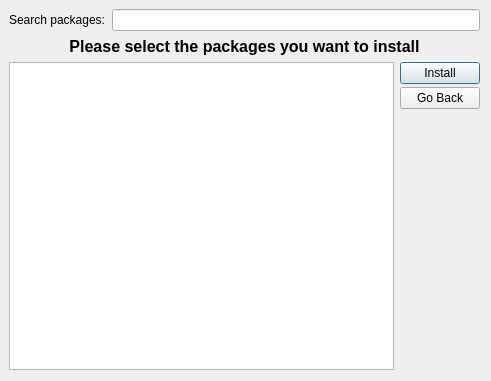
<?xml version="1.0" encoding="UTF-8"?>
<ui version="4.0">
 <class>InstallDialog</class>
 <widget class="QDialog" name="InstallDialog">
  <property name="geometry">
   <rect>
    <x>0</x>
    <y>0</y>
    <width>491</width>
    <height>381</height>
   </rect>
  </property>
  <property name="minimumSize">
   <size>
    <width>491</width>
    <height>381</height>
   </size>
  </property>
  <property name="maximumSize">
   <size>
    <width>491</width>
    <height>381</height>
   </size>
  </property>
  <property name="windowTitle">
   <string>Install Packages</string>
  </property>
  <widget class="QWidget" name="layoutWidget">
   <property name="geometry">
    <rect>
     <x>9</x>
     <y>9</y>
     <width>471</width>
     <height>361</height>
    </rect>
   </property>
   <layout class="QVBoxLayout" name="verticalLayout_3">
    <item>
     <layout class="QHBoxLayout" name="horizontalLayout_3">
      <item>
       <widget class="QLabel" name="label_3">
        <property name="text">
         <string>Search packages:</string>
        </property>
       </widget>
      </item>
      <item>
       <widget class="QLineEdit" name="packageInput"/>
      </item>
     </layout>
    </item>
    <item>
     <widget class="QLabel" name="label_4">
      <property name="sizePolicy">
       <sizepolicy hsizetype="Preferred" vsizetype="Fixed">
        <horstretch>0</horstretch>
        <verstretch>0</verstretch>
       </sizepolicy>
      </property>
      <property name="font">
       <font>
        <family>MS Shell Dlg 2</family>
        <pointsize>12</pointsize>
        <weight>75</weight>
        <bold>true</bold>
       </font>
      </property>
      <property name="text">
       <string>Please select the packages you want to install</string>
      </property>
      <property name="alignment">
       <set>Qt::AlignCenter</set>
      </property>
     </widget>
    </item>
    <item>
     <layout class="QHBoxLayout" name="horizontalLayout_5">
      <item>
       <widget class="QListWidget" name="listWidget">
        <property name="minimumSize">
         <size>
          <width>334</width>
          <height>267</height>
         </size>
        </property>
        <property name="selectionMode">
         <enum>QAbstractItemView::MultiSelection</enum>
        </property>
       </widget>
      </item>
      <item>
       <layout class="QVBoxLayout" name="verticalLayout_5">
        <property name="spacing">
         <number>3</number>
        </property>
        <property name="leftMargin">
         <number>0</number>
        </property>
        <item>
         <widget class="QPushButton" name="btnInstall">
          <property name="text">
           <string>Install</string>
          </property>
         </widget>
        </item>
        <item>
         <widget class="QPushButton" name="btnBack">
          <property name="text">
           <string>Go Back</string>
          </property>
         </widget>
        </item>
        <item>
         <spacer name="verticalSpacer_3">
          <property name="orientation">
           <enum>Qt::Vertical</enum>
          </property>
          <property name="sizeHint" stdset="0">
           <size>
            <width>20</width>
            <height>40</height>
           </size>
          </property>
         </spacer>
        </item>
       </layout>
      </item>
     </layout>
    </item>
   </layout>
  </widget>
 </widget>
 <resources/>
 <connections/>
</ui>
